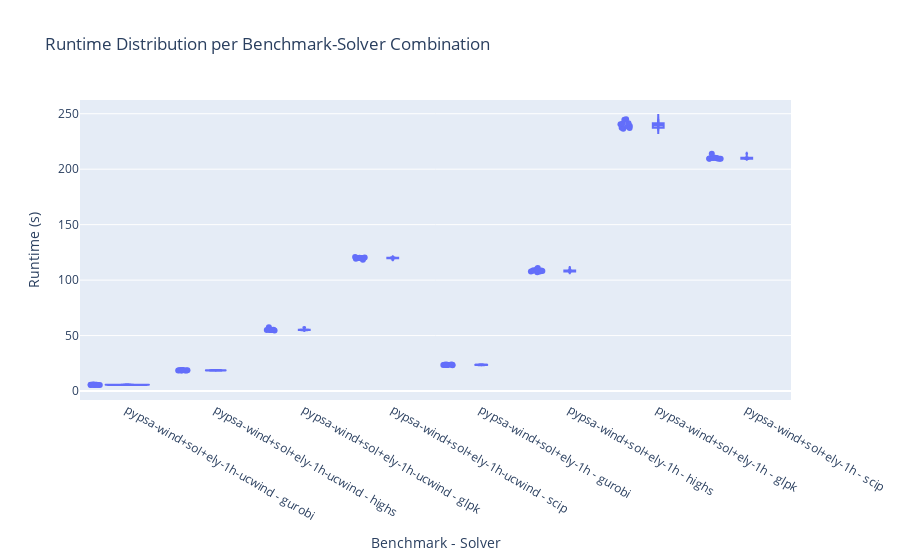

The notebook cell saved with this chart:
### Code cell
df["benchmark_solver"] = df["Benchmark"] + " - " + df["Solver"]

fig = px.violin(
    df,
    x="benchmark_solver",
    y="Runtime (s)",
    box=True,  # Adds a box plot inside the violin for additional stats
    points="all",  # Shows all individual data points
    title="Runtime Distribution per Benchmark-Solver Combination",
    labels={"benchmark_solver": "Benchmark - Solver"},
)
fig.show()

### Figure 1 — Plotly figure (JSON) as saved in the notebook; plotly's stock layout.template omitted (floating-point values rounded to 4 significant figures)
{"data": [{"alignmentgroup": "True", "box": {"visible": true}, "hovertemplate": "Benchmark - Solver=%{x}<br>Runtime (s)=%{y}<extra></extra>", "legendgroup": "", "marker": {"color": "#636efa"}, "name": "", "offsetgroup": "", "orientation": "v", "points": "all", "scalegroup": "True", "showlegend": false, "type": "violin", "x": ["pypsa-wind+sol+ely-1h-ucwind - gurobi", "pypsa-wind+sol+ely-1h-ucwind - gurobi", "pypsa-wind+sol+ely-1h-ucwind - gurobi", "pypsa-wind+sol+ely-1h-ucwind - gurobi", "pypsa-wind+sol+ely-1h-ucwind - gurobi", "pypsa-wind+sol+ely-1h-ucwind - gurobi", "pypsa-wind+sol+ely-1h-ucwind - gurobi", "pypsa-wind+sol+ely-1h-ucwind - gurobi", "pypsa-wind+sol+ely-1h-ucwind - gurobi", "pypsa-wind+sol+ely-1h-ucwind - gurobi", "pypsa-wind+sol+ely-1h-ucwind - highs", "pypsa-wind+sol+ely-1h-ucwind - highs", "pypsa-wind+sol+ely-1h-ucwind - highs", "pypsa-wind+sol+ely-1h-ucwind - highs", "pypsa-wind+sol+ely-1h-ucwind - highs", "pypsa-wind+sol+ely-1h-ucwind - highs", "pypsa-wind+sol+ely-1h-ucwind - highs", "pypsa-wind+sol+ely-1h-ucwind - highs", "pypsa-wind+sol+ely-1h-ucwind - highs", "pypsa-wind+sol+ely-1h-ucwind - highs", "pypsa-wind+sol+ely-1h-ucwind - glpk", "pypsa-wind+sol+ely-1h-ucwind - glpk", "pypsa-wind+sol+ely-1h-ucwind - glpk", "pypsa-wind+sol+ely-1h-ucwind - glpk", "pypsa-wind+sol+ely-1h-ucwind - glpk", "pypsa-wind+sol+ely-1h-ucwind - glpk", "pypsa-wind+sol+ely-1h-ucwind - glpk", "pypsa-wind+sol+ely-1h-ucwind - glpk", "pypsa-wind+sol+ely-1h-ucwind - glpk", "pypsa-wind+sol+ely-1h-ucwind - glpk", "pypsa-wind+sol+ely-1h-ucwind - scip", "pypsa-wind+sol+ely-1h-ucwind - scip", "pypsa-wind+sol+ely-1h-ucwind - scip", "pypsa-wind+sol+ely-1h-ucwind - scip", "pypsa-wind+sol+ely-1h-ucwind - scip", "pypsa-wind+sol+ely-1h-ucwind - scip", "pypsa-wind+sol+ely-1h-ucwind - scip", "pypsa-wind+sol+ely-1h-ucwind - scip", "pypsa-wind+sol+ely-1h-ucwind - scip", "pypsa-wind+sol+ely-1h-ucwind - scip", "pypsa-wind+sol+ely-1h - gurobi", "pypsa-wind+sol+ely-1h - gurobi", "pypsa-wind+sol+ely-1h - gurobi", "pypsa-wind+sol+ely-1h - gurobi", "pypsa-wind+sol+ely-1h - gurobi", "pypsa-wind+sol+ely-1h - gurobi", "pypsa-wind+sol+ely-1h - gurobi", "pypsa-wind+sol+ely-1h - gurobi", "pypsa-wind+sol+ely-1h - gurobi", "pypsa-wind+sol+ely-1h - gurobi", "pypsa-wind+sol+ely-1h - highs", "pypsa-wind+sol+ely-1h - highs", "pypsa-wind+sol+ely-1h - highs", "pypsa-wind+sol+ely-1h - highs", "pypsa-wind+sol+ely-1h - highs", "pypsa-wind+sol+ely-1h - highs", "pypsa-wind+sol+ely-1h - highs", "pypsa-wind+sol+ely-1h - highs", "pypsa-wind+sol+ely-1h - highs", "pypsa-wind+sol+ely-1h - highs", "pypsa-wind+sol+ely-1h - glpk", "pypsa-wind+sol+ely-1h - glpk", "pypsa-wind+sol+ely-1h - glpk", "pypsa-wind+sol+ely-1h - glpk", "pypsa-wind+sol+ely-1h - glpk", "pypsa-wind+sol+ely-1h - glpk", "pypsa-wind+sol+ely-1h - glpk", "pypsa-wind+sol+ely-1h - glpk", "pypsa-wind+sol+ely-1h - glpk", "pypsa-wind+sol+ely-1h - glpk", "pypsa-wind+sol+ely-1h - scip", "pypsa-wind+sol+ely-1h - scip", "pypsa-wind+sol+ely-1h - scip", "pypsa-wind+sol+ely-1h - scip", "pypsa-wind+sol+ely-1h - scip", "pypsa-wind+sol+ely-1h - scip", "pypsa-wind+sol+ely-1h - scip", "pypsa-wind+sol+ely-1h - scip", "pypsa-wind+sol+ely-1h - scip", "pypsa-wind+sol+ely-1h - scip"], "x0": " ", "xaxis": "x", "y": [5.985, 5.522, 5.608, 5.633, 5.56, 5.567, 5.748, 5.596, 5.623, 5.576, 18.92, 18.81, 18.67, 18.65, 18.74, 18.63, 18.64, 18.83, 18.58, 18.56, 55.05, 54.53, 55.05, 55.56, 55.29, 55.16, 54.98, 57.43, 54.97, 55.08, 120.9, 118.4, 119.7, 120.3, 119.9, 119.2, 120.0, 120.0, 120.0, 120.3, 24.02, 23.96, 23.69, 23.5, 23.49, 23.72, 23.67, 23.59, 23.48, 23.34, 109.8, 108.7, 108.7, 107.0, 107.9, 108.7, 107.8, 110.9, 108.2, 108.2, 237.4, 241.4, 241.2, 238.4, 244.9, 244.5, 237.1, 238.9, 240.6, 236.5, 210.1, 209.7, 210.3, 209.7, 210.4, 209.3, 209.3, 209.5, 210.1, 214.0], "y0": " ", "yaxis": "y"}], "layout": {"legend": {"tracegroupgap": 0}, "title": {"text": "Runtime Distribution per Benchmark-Solver Combination"}, "violinmode": "group", "xaxis": {"anchor": "y", "domain": [0, 1], "title": {"text": "Benchmark - Solver"}}, "yaxis": {"anchor": "x", "domain": [0, 1], "title": {"text": "Runtime (s)"}}}}
